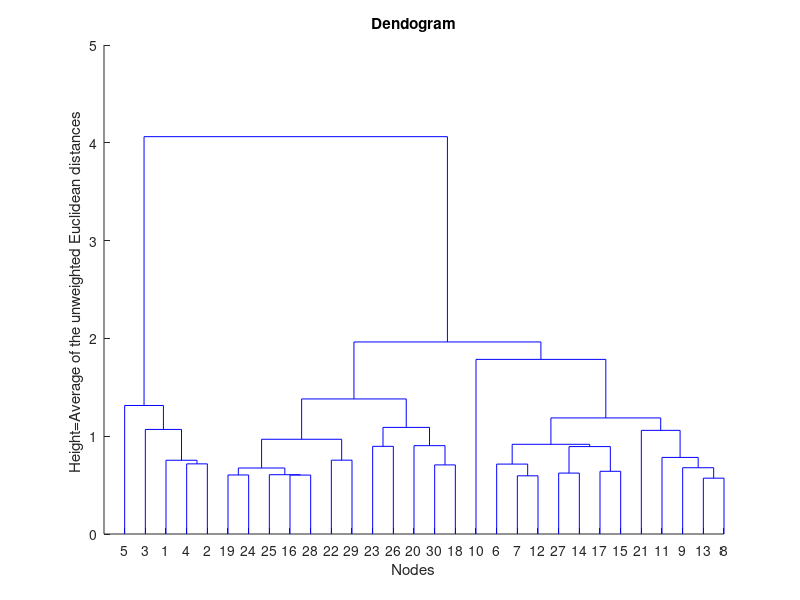

Recreate this plot in MATLAB.
clc;
clear;
load fisheriris
X = meas;
k=3;
tree = linkage(X,'average');
figure()
dendrogram(tree)
ylabel('Height=Average of the unweighted Euclidean distances ')
xlabel('Nodes')
title('Dendogram')
